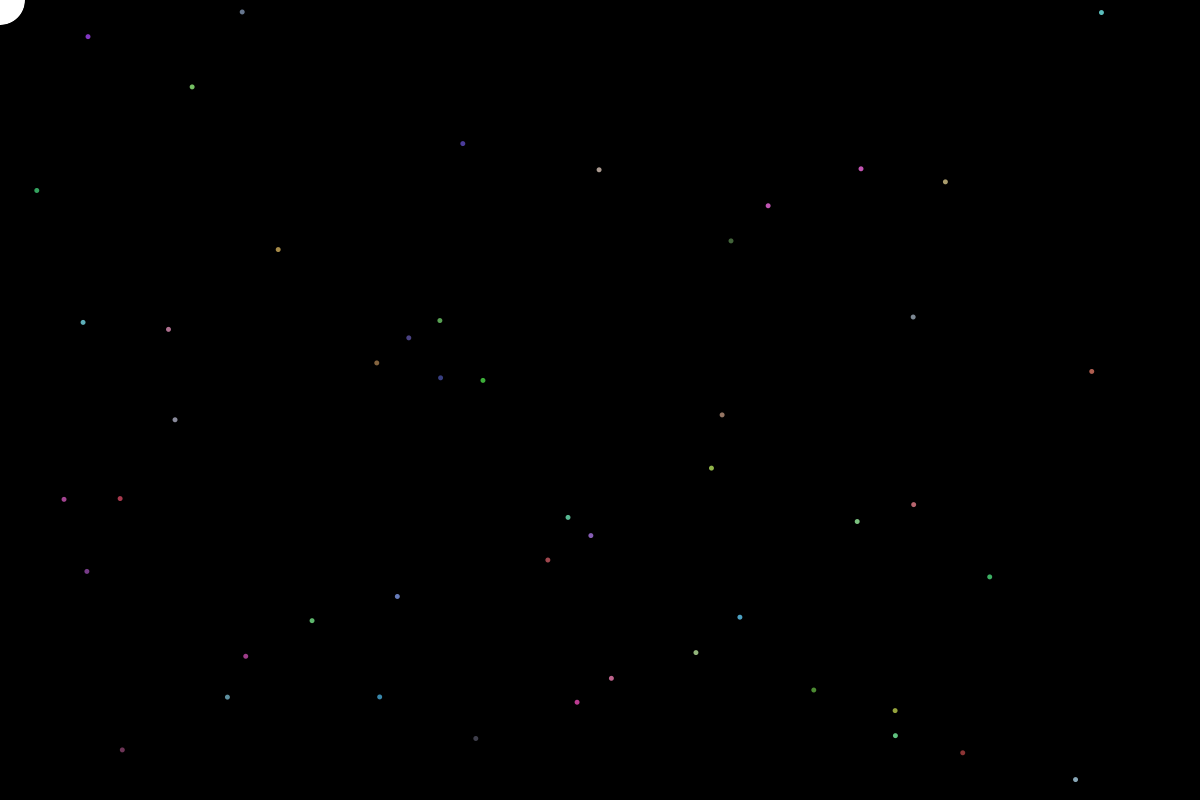
Frame 1 (no input)
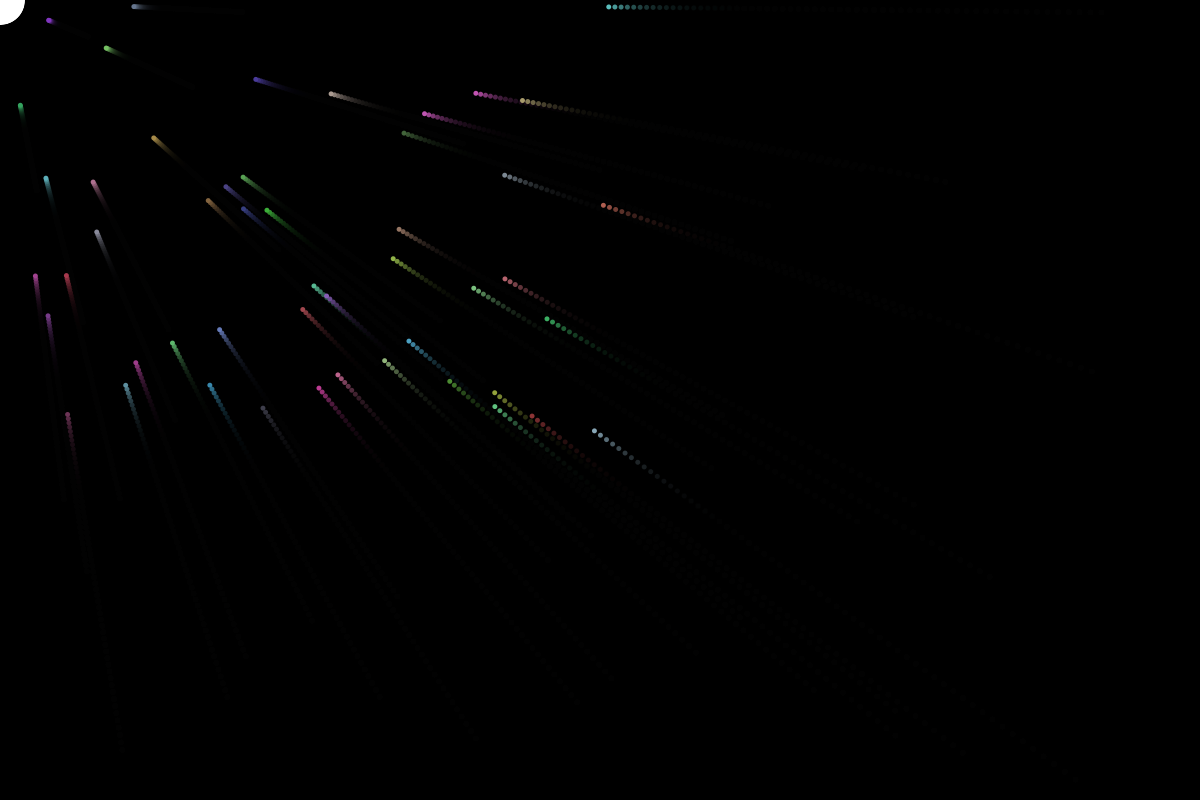
Frame 60 (the mouse pressed at the canvas centre just before this capture)
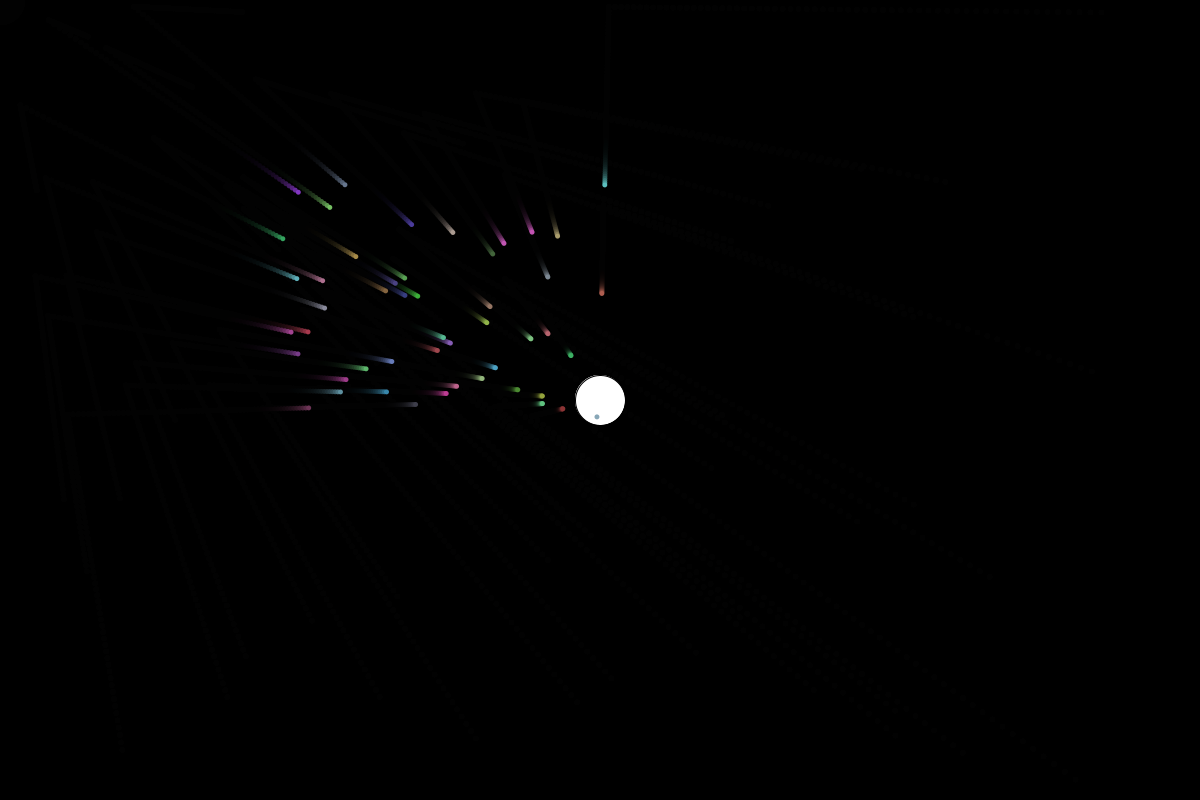
Frame 120 (the mouse held since frame 60 and released just before this capture)

The Processing sketch that drew these frames (run headless with seeded random() and noise(); from frame 60 on, the mouse is pressed at the canvas centre):

// Processing sketch: particleBrush
// ── particleBrush.pde
Brush p;
Brush[] brushes = new Brush[50]; //an empty brush array

//the "Crosshair" is a white ellipse the follows the mouse, but does not draw
// anything else on the canvas
PGraphics crosshair; 

void setup() {
  size(1200,800);
  background(0);
  
  //adds brush particles to the array
  for (int i = 0; i < brushes.length-1; i++) {
      Brush x = new Brush( random(0,width), random(0,height) );
      brushes[i] = x;
  }
  
  

  crosshair = createGraphics(width, height);   //creates a graphic
  //creates initial Crosshair image - white ellipse at mouse position
  crosshair.beginDraw(); 
    //crosshair.background(0);  
    fill(255);
    noStroke();
    crosshair.ellipse(mouseX, mouseY, 50, 50); 
  crosshair.endDraw();

}

void draw() {
  
  //clear();


  crosshair.beginDraw();   //re-draws ellipse at mouse position
    crosshair.background(0,50);  // <--ISSUE: Drawing background also erases brush strokes
    fill(255);
    crosshair.ellipse(mouseX, mouseY, 50, 50); 
  crosshair.endDraw();
  
  image(crosshair, 0, 0);  // Display crosshair image
  
  
  
  // Draw & update brush particles
  for (int i = 0; i < brushes.length-1; i++) {
    brushes[i].run();
  }
  
  
}

void mousePressed() { 
  println("MousePressed");
  crosshair.beginDraw();
    crosshair.background(0,255);  
  crosshair.endDraw();
} 

void keyPressed() { 
  println("Keypressed");

} 

class Brush { //Brush Class

  float xPosition = 0;
  float yPosition = 0;
  float vel = 10;
  float accel = 0;

  float easing = 0.01;
  color c = color( random(50,200), random(50,200), random(50,200) );

  Brush(float x, float y) {
     xPosition = x;
     yPosition = y;
     vel = 3;
     accel = 1;
  }

  void run() {
    update();
    display();
    
  }

  void update() {
    float targetX = mouseX;
    float dx = targetX - xPosition;
    xPosition += dx * easing;

    float targetY = mouseY;
    float dy = targetY - yPosition;
    yPosition += dy * easing;

    vel += accel;
    //xPosition += vel;
    //yPosition += vel;
  }

  void display() {
    
    noStroke();
    fill(c);
    ellipse(xPosition, yPosition, 5, 5);
  }

}
